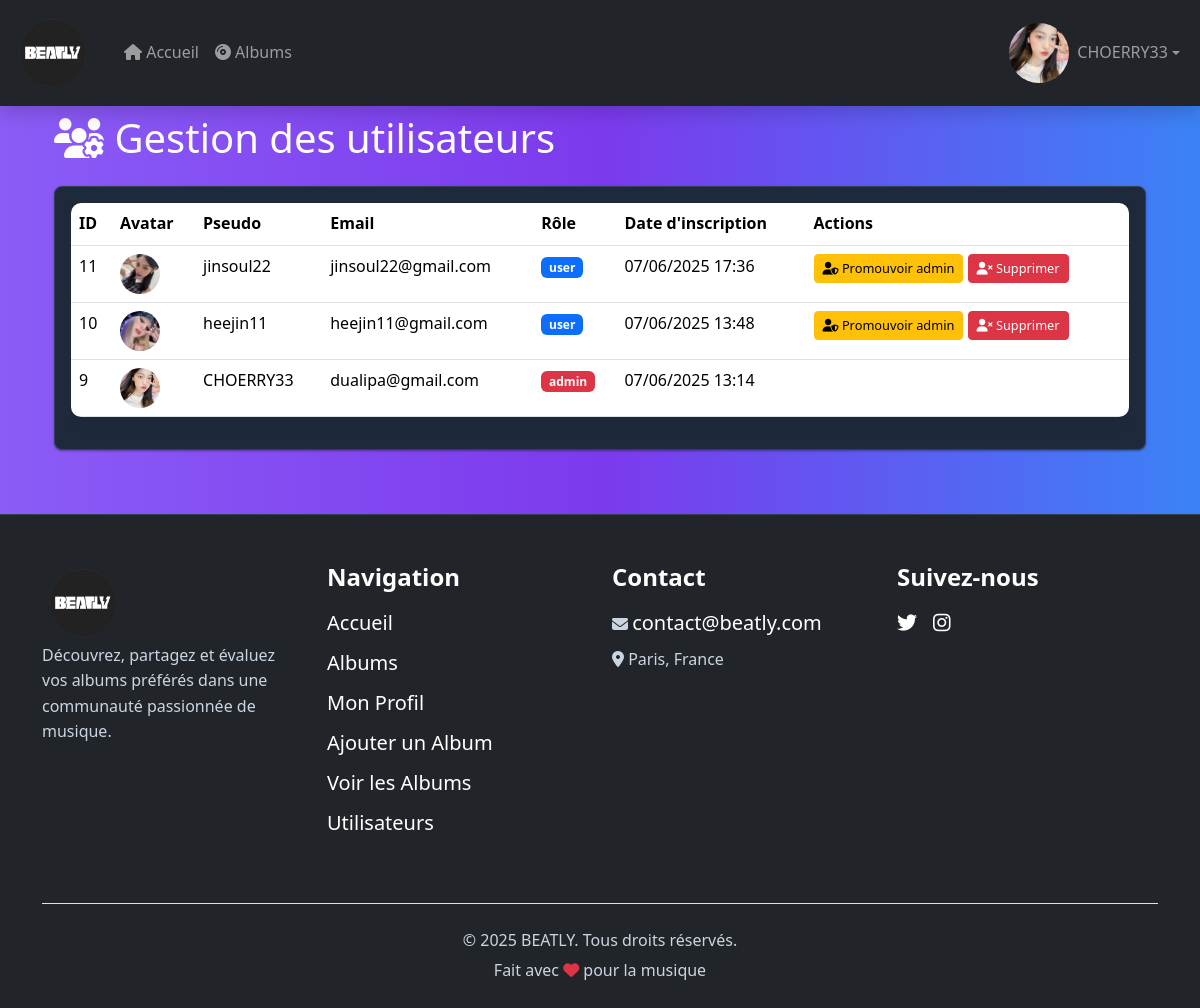
Screenshot of /admin/users.php (signed in) with the database file from the repository.
### tables this page shows
CREATE TABLE IF NOT EXISTS `users` (
  `id` int(11) NOT NULL AUTO_INCREMENT,
  `username` varchar(50) NOT NULL,
  `email` varchar(100) NOT NULL,
  `password` varchar(255) NOT NULL,
  `role` enum('user','admin') DEFAULT 'user',
  `profile_picture` varchar(255) DEFAULT NULL,
  `created_at` timestamp NOT NULL DEFAULT current_timestamp(),
  PRIMARY KEY (`id`),
  UNIQUE KEY `username` (`username`),
  UNIQUE KEY `email` (`email`)
);

### inc/functions.inc.php (called while the page is built, shortened)
<?php
require_once __DIR__ . '/config.inc.php';
function getUserById(int $id): ?array {
    global $pdo;
    $stmt = $pdo->prepare("SELECT * FROM users WHERE id = :id");
    $stmt->execute(['id' => $id]);
    return $stmt->fetch(PDO::FETCH_ASSOC) ?: null;
}
function isAdmin(): bool {
    return isset($_SESSION['user']) &&
           isset($_SESSION['user']['role']) &&
           $_SESSION['user']['role'] === 'admin';
}

### admin/users.php (the view, shortened to what this page needs)
<?php
require_once '../inc/config.inc.php';
require_once '../inc/functions.inc.php';
$stmt = $pdo->query("SELECT * FROM users ORDER BY created_at DESC");
$users = $stmt->fetchAll(PDO::FETCH_ASSOC);
require_once '../inc/header.inc.php';
?>
<div class="container mt-4">
    <h1 class="mb-4">
        <i class="fas fa-users-cog"></i>
        Gestion des utilisateurs
    </h1>
    <div class="card">
        <div class="card-body">
            <div class="table-responsive">
                <table class="table table-hover">
                    <thead>
                        <tr>
                            <th>ID</th>
                            <th>Avatar</th>
                            <th>Pseudo</th>
                            <th>Email</th>
                            <th>Rôle</th>
                            <th>Date d'inscription</th>
                            <th>Actions</th>
                        </tr>
                    </thead>
                    <tbody>
                        <?php foreach ($users as $user): ?>
                        <tr>
                            <td><?= $user['id'] ?></td>
                            <td>
                                <img src="<?= RACINE_SITE ?>assets/img/avatars/<?= htmlspecialchars($user['profile_picture'] ?? 'default.jpg') ?>"
                                     alt="Avatar"
                                     class="rounded-circle"
                                     width="40"
                                     height="40"
                                     style="object-fit: cover;">
                            </td>
                            <td><?= htmlspecialchars($user['username']) ?></td>
                            <td><?= htmlspecialchars($user['email']) ?></td>
                            <td>
                                <span class="badge bg-<?= $user['role'] === 'admin' ? 'danger' : 'primary' ?>">
                                    <?= htmlspecialchars($user['role']) ?>
                                </span>
                            </td>
                            <td><?= date('d/m/Y H:i', strtotime($user['created_at'])) ?></td>
                            <td>
                                <form method="POST" class="d-inline" onsubmit="return confirm('Êtes-vous sûr ?');">
                                    <?php if ($user['id'] !== $_SESSION['user']['id']): ?>
                                        <button type="submit"
                                                name="action"
                                                value="toggle_admin"
                                                class="btn btn-sm btn-warning">
                                            <i class="fas fa-user-shield"></i>
                                            <?= $user['role'] === 'admin' ? 'Rétrograder' : 'Promouvoir admin' ?>
                                        </button>
                                        <button type="submit"
                                                name="action"
                                                value="delete"
                                                class="btn btn-sm btn-danger">
                                            <i class="fas fa-user-times"></i>
                                            Supprimer
                                        </button>
                                    <?php endif; ?>
                                </form>
                            </td>
                        </tr>
                        <?php endforeach; ?>
                    </tbody>
                </table>
            </div>
        </div>
    </div>
</div>
<?php require '../inc/footer.inc.php'; ?>

### inc/header.inc.php (shortened to what this page needs)
<?php
$user = isset($_SESSION['user_id']) ? getUserById($_SESSION['user_id']) : null;
$avatar = 'default.jpg';
if ($user && !empty($user['profile_picture'])) {
    $avatar = htmlspecialchars($user['profile_picture']);
}
?>
<!DOCTYPE html>
<html lang="fr">
<head>
    <link href="https://cdn.jsdelivr.net/npm/bootstrap@5.3.3/dist/css/bootstrap.min.css" rel="stylesheet" />
    <link rel="stylesheet" href="https://cdn.jsdelivr.net/npm/bootstrap-icons@1.11.3/font/bootstrap-icons.min.css" />
    <link rel="stylesheet" href="https://cdnjs.cloudflare.com/ajax/libs/font-awesome/6.5.0/css/all.min.css" />
    <link rel="stylesheet" href="<?= RACINE_SITE ?>assets/css/style.css" />
</head>
<body>
<header>
    <nav class="navbar navbar-expand-lg fixed-top bg-dark navbar-dark shadow">
        <div class="container-fluid">
            <h1 class="m-0">
                <a class="navbar-brand fw-bold d-flex align-items-center" href="<?= RACINE_SITE ?>index.php">
                    <img src="<?= RACINE_SITE ?>assets/img/logo/logo.png" alt="Logo" height="80" class="me-2">
                </a>
            </h1>
            <div class="collapse navbar-collapse" id="navbarContent">
                <ul class="navbar-nav me-auto mb-2 mb-lg-0">
                    <li class="nav-item">
                        <a class="nav-link" href="<?= RACINE_SITE ?>index.php">
                            <i class="fa-solid fa-house"></i> Accueil
                        </a>
                    </li>
                    <li class="nav-item">
                        <a class="nav-link" href="<?= RACINE_SITE ?>albums.php">
                            <i class="fa-solid fa-compact-disc"></i> Albums
                        </a>
                    </li>
                </ul>
                <ul class="navbar-nav mb-2 mb-lg-0">
                    <?php if ($user): ?>
                        <li class="nav-item dropdown">
                            <a class="nav-link dropdown-toggle d-flex align-items-center" href="#" id="userDropdown"
                               role="button" data-bs-toggle="dropdown" aria-expanded="false">
                                <img src="<?= RACINE_SITE ?>assets/img/avatars/<?= $avatar ?>"
                                     alt="Avatar de <?= htmlspecialchars($user['username']) ?>"
                                     class="rounded-circle me-2" width="60" height="60" style="object-fit: cover;">
                                <?= htmlspecialchars($user['username']) ?>
                            </a>
                        </li>
                    <?php endif; ?>
                </ul>
            </div>
        </div>
    </nav>
</header>
<main class="container" style="padding-top: 90px;">

### inc/footer.inc.php (shortened to what this page needs)
</main>
<footer class="site-footer bg-dark text-white pt-5 pb-3 mt-auto">
    <div class="container">
        <div class="row text-center text-md-start">
            <div class="col-md-3 mb-4">
                <h1 class="m-0">
                <a class="navbar-brand fw-bold d-flex align-items-center" href="<?= RACINE_SITE ?>index.php">
                    <img src="<?= RACINE_SITE ?>assets/img/logo/logo.png" alt="Logo" height="80" class="me-2">
                </a>
            </h1>
                <p>
                    Découvrez, partagez et évaluez vos albums préférés dans une communauté passionnée de musique.
                </p>
            </div>
            <div class="col-md-3 mb-4">
                <h4>Navigation</h4>
                <ul class="list-unstyled">
                    <li><a href="<?= RACINE_SITE ?>index.php" class="text-white text-decoration-none">Accueil</a></li>
                    <li><a href="<?= RACINE_SITE ?>albums.php" class="text-white text-decoration-none">Albums</a></li>
                    <?php if (isset($user)): ?>
                        <li><a href="<?= RACINE_SITE ?>profil.php" class="text-white text-decoration-none">Mon Profil</a></li>
                        <?php if (function_exists('isAdmin') && isAdmin()): ?>
                            <li><a href="<?= RACINE_SITE ?>admin/add_album.php" class="text-white text-decoration-none">Ajouter un Album</a></li>
                            <li><a href="<?= RACINE_SITE ?>admin/all_album.php" class="text-white text-decoration-none">Voir les Albums</a></li>
                            <li><a href="<?= RACINE_SITE ?>admin/users.php" class="text-white text-decoration-none">Utilisateurs</a></li>
                        <?php endif; ?>
                    <?php else: ?>
                        <li><a href="<?= RACINE_SITE ?>connexion.php" class="text-white text-decoration-none">Connexion</a></li>
                        <li><a href="<?= RACINE_SITE ?>register.php" class="text-white text-decoration-none">Inscription</a></li>
                    <?php endif; ?>
                </ul>
            </div>
            <div class="col-md-3 mb-4">
                <h4>Contact</h4>
                <ul class="list-unstyled">
                    <li>
                        <i class="fas fa-envelope"></i>
                        <a href="mailto:contact@beatly.com" class="text-white text-decoration-none">contact@beatly.com</a>
                    </li>
                    <li>
                        <i class="fas fa-map-marker-alt"></i> Paris, France
                    </li>
                </ul>
            </div>
            <div class="col-md-3 mb-4">
                <h4>Suivez-nous</h4>
                <div class="d-flex justify-content-center justify-content-md-start gap-3 center">
                    <a href="https://twitter.com/BEATLY" class="text-white" title="Twitter"><i class="fab fa-twitter"></i></a>
                    <a href="https://www.instagram.com/WebSiteMusicBeatly" class="text-white" title="Instagram"><i class="fab fa-instagram"></i></a>
                </div>
            </div>
        </div>
        <div class="text-center pt-4 border-top mt-4">
            <p class="mb-1">&copy; <?= date('Y') ?> <?= htmlspecialchars(SITE_NAME) ?>. Tous droits réservés.</p>
            <p>Fait avec <i class="fas fa-heart text-danger"></i> pour la musique</p>
        </div>
    </div>
</footer>
</body>
</html>

### assets/css/style.css (style rules this page uses)
* { box-sizing: border-box; margin: 0; padding: 0; }
:root { --accent: #8b5cf6; --accent-hover: #7c3aed; --accent-gradient: linear-gradient(135deg, #8b5cf6 0%, #3b82f6 100%); --accent-secondary: #8b5cf640; --text-primary: #fdfdfd; --text-secondary: #cbd5e1; --bg-primary: #0f172a; --bg-secondary: #1e293b; --bg-dark: #0f172a; --border-color: #334155; --shadow-color: rgba(139, 92, 246, 0.3); }
body { font-family: "Segoe UI", Tahoma, Geneva, Verdana, sans-serif; background: linear-gradient(90deg, #8b5cf6 0%, #7c3aed 50%, #3b82f6 100%); color: var(--text-primary); line-height: 1.6; }
a { color: var(--accent); text-decoration: none; transition: color 0.3s ease; font-size: 1.25rem; }
main { margin-bottom: 4rem; }
.card { border-radius: 8px; background: var(--bg-secondary); border: 1px solid var(--border-color); color: var(--accent); box-shadow: 0 1px 3px rgba(0, 0, 0, 0.12), 0 1px 2px rgba(0, 0, 0, 0.24); transition: all 0.2s ease; }
.card-body { display: flex; flex-direction: column; justify-content: space-between; padding: 1rem; color: var(--text-primary); }
.site-footer { background: var(--bg-secondary); color: var(--text-secondary); padding: 4rem 0 2rem; border-top: 1px solid var(--border-color); }
.site-footer h3, .site-footer h4 { color: var(--text-primary); font-weight: 700; margin-bottom: 1rem; }
.site-footer p, .site-footer li { font-size: 1rem; color: var(--text-secondary); margin-bottom: 0.5rem; }
.site-footer a { color: var(--accent); transition: color 0.3s ease; }
.btn-sm { font-size: 0.8rem; }
.table { box-shadow: 0 0 20px rgba(0, 0, 0, 0.1); border-radius: 10px; overflow: hidden; }

### rows the page displays
users: profile_picture (picture), username "CHOERRY33", id "9", email "dualipa@gmail.com", role "admin", created_at "07/06/2025 13:14"
users: id "11", profile_picture (picture), username "jinsoul22", email "jinsoul22@gmail.com", role "user", created_at "07/06/2025 17:36", shows "Promouvoir admin", shows "Supprimer"
users: id "10", profile_picture (picture), username "heejin11", email "heejin11@gmail.com", role "user", created_at "07/06/2025 13:48", shows "Promouvoir admin", shows "Supprimer"

### other values shown
SITE_NAME "BEATLY"
